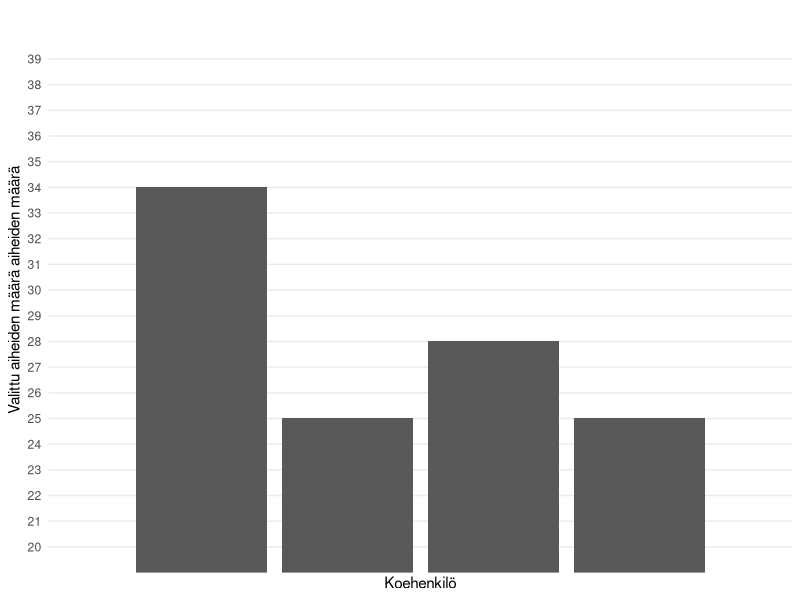

This figure's R source:
data <- c(34, 25, 28, 25)

library(ggplot2)
library(scales)

ggplot( data.frame( value = data, id = 1:length(data) ), aes(x=id,y=value) ) +
geom_bar( stat="identity", position="dodge" ) +
xlab("Koehenkilö") +
ylab("Valittu aiheiden määrä aiheiden määrä") +
theme_minimal() +
scale_x_discrete(breaks = NULL) +
scale_y_continuous( breaks = 20:39, minor_breaks = NULL, limits=c(20,40),oob = rescale_none)
